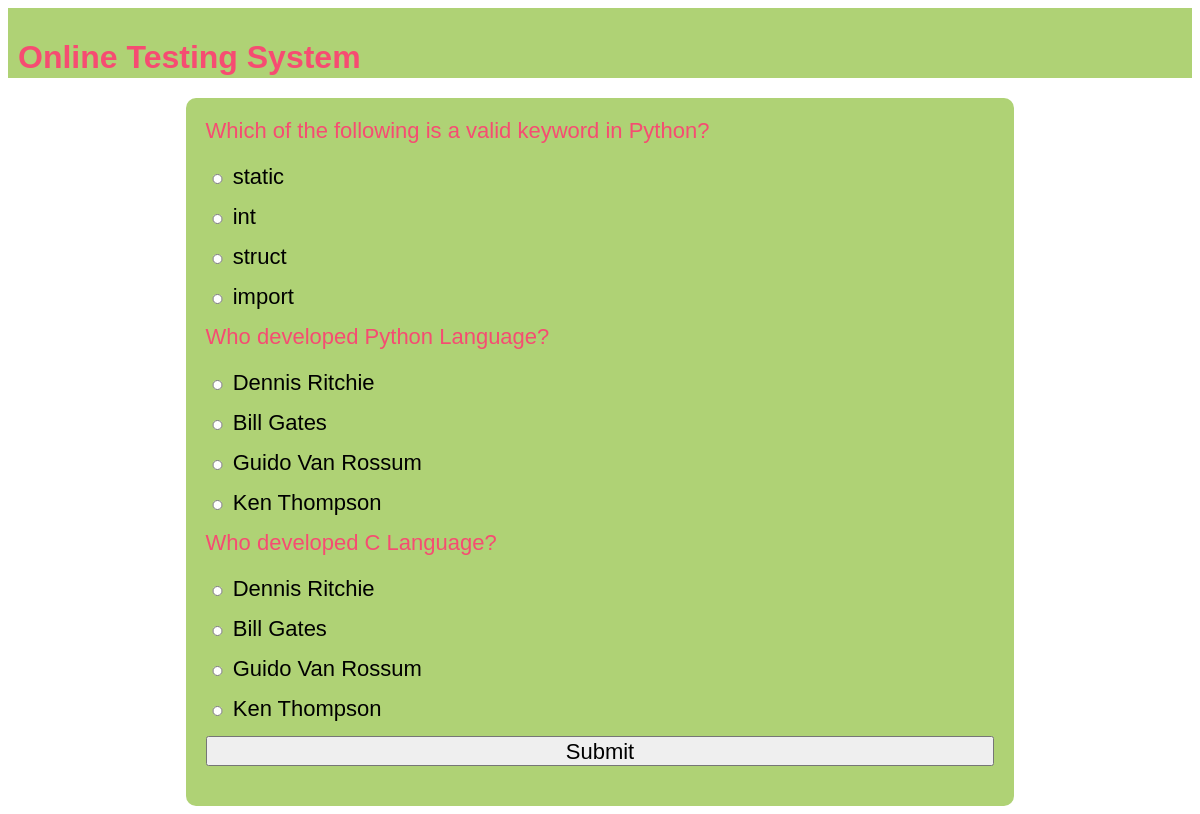
Page /OTS/test-paper?n=3 on the committed database.
### OTS/models.py (models this page shows, shortened)
class Question(models.Model):
    qid = models.BigAutoField(primary_key=True, auto_created=True)
    que = models.TextField()
    a = models.CharField(max_length=255)
    b = models.CharField(max_length=255)
    c = models.CharField(max_length=255)
    d = models.CharField(max_length=255)
    ans = models.CharField(max_length=255)

### OTS/views.py (the view)
# urls.py: path("test-paper", testPaper, name="testPaper"),
def testPaper(request):
    if "name" not in request.session.keys():
        res = HttpResponseRedirect("login")
    n = int(request.GET["n"])
    question_pool = list(Question.objects.all())
    random.shuffle(question_pool)
    questions_list = question_pool[:n]
    context = {
        "questions": questions_list,
    }
    res = render(request, "test_paper.html", context)
    return res

### OTS/templates/test_paper.html (shortened to what this page needs)
{% extends 'main.html' %}
{% block content %}
  <form action="{% url 'OTS:calculateTest' %}" method="post">
    {% for question in questions %}
      <div class="question">
        {{ question.que }}
      </div>
      <div class="options"><input type="radio" name="q{{ question.qid }}" value="a" /> {{ question.a }}</div>
      <div class="options"><input type="radio" name="q{{ question.qid }}" value="b" /> {{ question.b }}</div>
      <div class="options"><input type="radio" name="q{{ question.qid }}" value="c" /> {{ question.c }}</div>
      <div class="options"><input type="radio" name="q{{ question.qid }}" value="d" /> {{ question.d }}</div>
    {% endfor %}
    <div><input type="submit"  value="Submit"></div>
  </form>
{% endblock %}

### OTS/static/theme.css (style rules this page uses)
* { font-family: 'Gill Sans', 'Gill Sans MT', Calibri, 'Trebuchet MS', sans-serif; }

### OTS/static/formstyle.css (style rules this page uses)
form { box-sizing: border-box; padding: 20px; border-radius: 10px; background-color: #AFD275; display: table; width: 100%; }
input { display: block; width: 100%; margin-bottom: 20px; height: 30px; font-size: 22px; }
.question { color: #F64C72; font-size: 22px; margin-bottom: 20px; }
.options { font-size: 22px; }
.options input { display: inline; width: fit-content; height: 10px; }

### rows in the picture
Question: que "Which of the following is a valid keyword in Python?", a "static", b "int", c "struct", d "import"
Question: que "Who developed Python Language?", a "Dennis Ritchie", b "Bill Gates", c "Guido Van Rossum", d "Ken Thompson"
Question: que "Who developed C Language?", a "Dennis Ritchie", b "Bill Gates", c "Guido Van Rossum", d "Ken Thompson"
